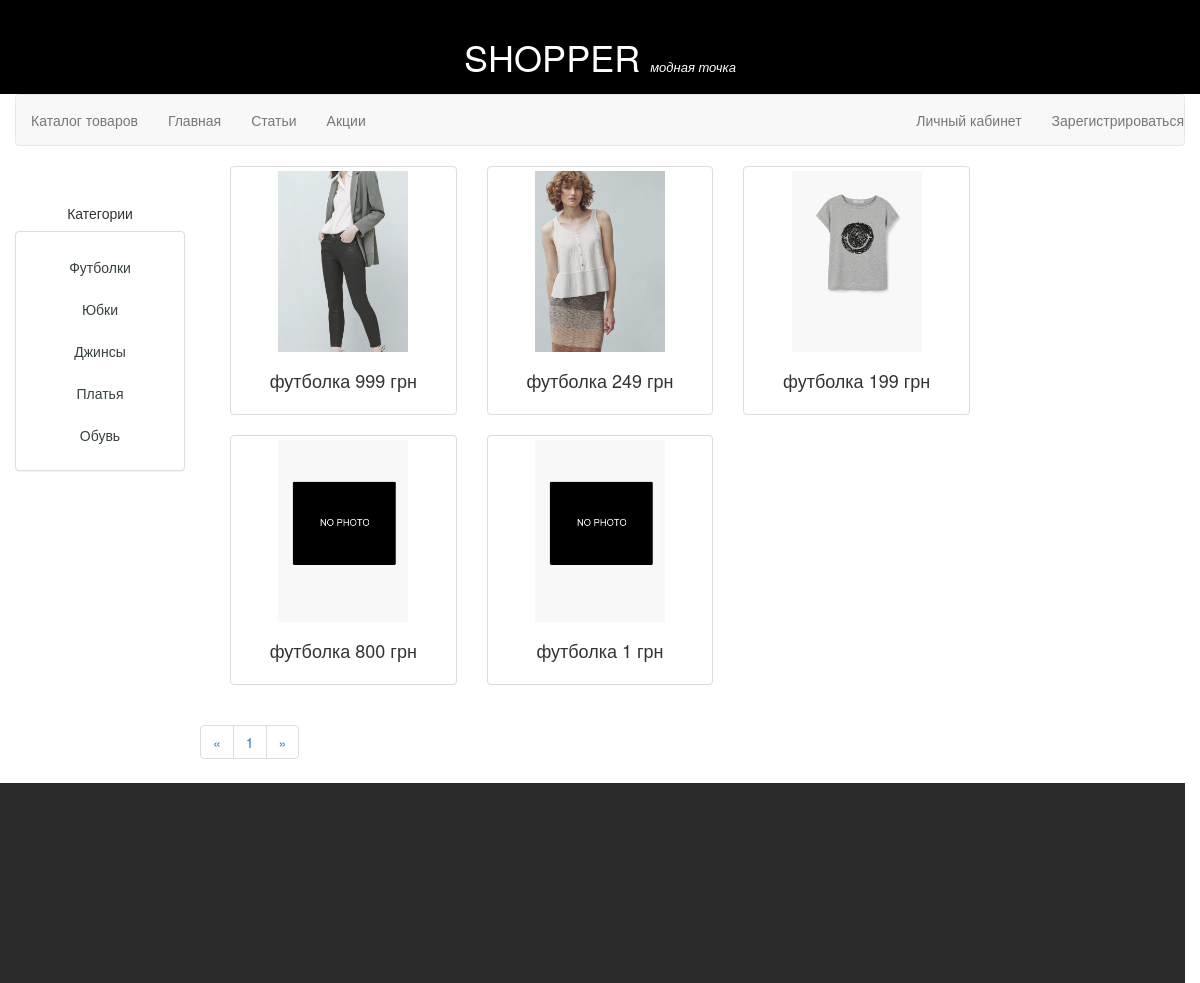
Before: /product?cat=208 with the older database file.
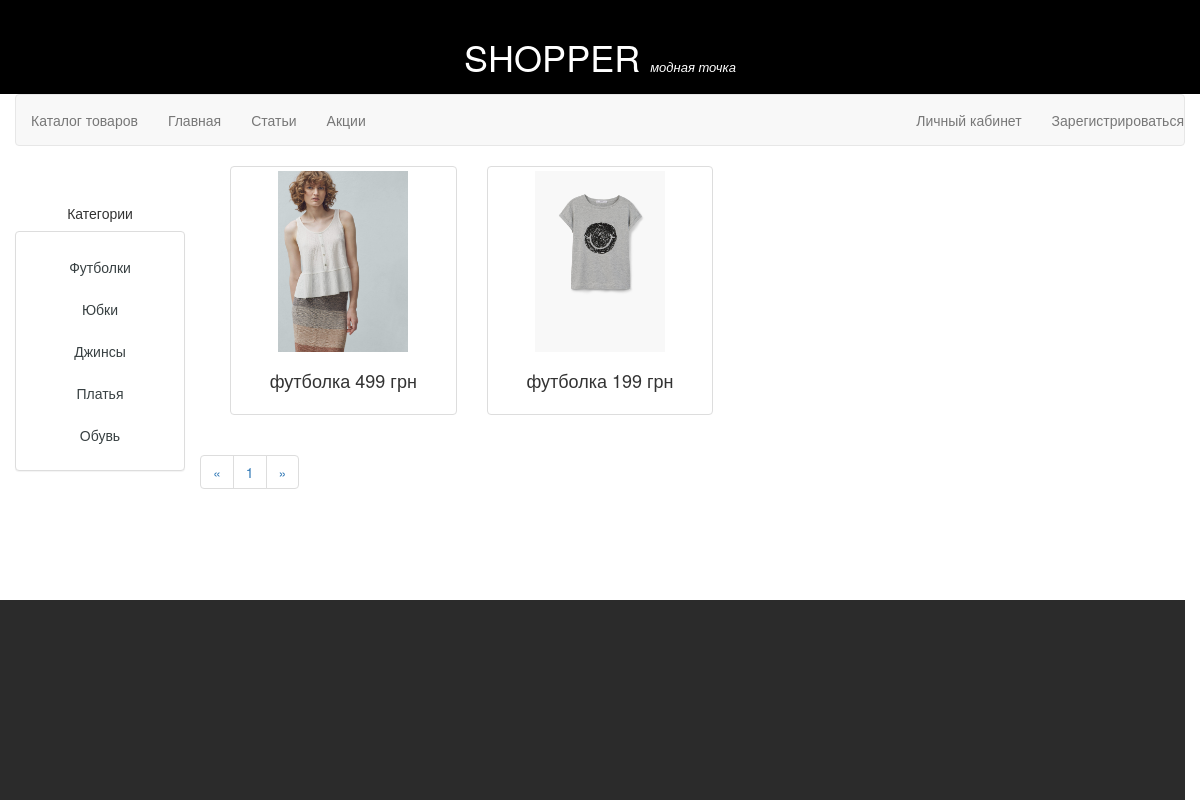
After: the same page with the newer database file.
### tables this page shows
CREATE TABLE IF NOT EXISTS `families` (
  `type` int(11) NOT NULL,
  `family` varchar(70) NOT NULL,
  `category_name` varchar(50) NOT NULL,
  PRIMARY KEY (`type`)
);

CREATE TABLE IF NOT EXISTS `product` (
  `id` int(11) NOT NULL AUTO_INCREMENT,
  `name` varchar(30) NOT NULL,
  `description` tinytext NOT NULL,
  `type` int(11) NOT NULL,
  `price` float NOT NULL,
  PRIMARY KEY (`id`),
  KEY `type` (`type`)
);

### core/routing.php (called while the page is built, shortened)
<?php
include_once('core/db_script.php');
include_once('core/functions.php');
function routing($page){
	$controler  = select ('pages', 'page_name', array('page'=>$page));
	$sidebar_controler = select('right_sidebar','sidebar_page',array('main_page'=>$page));
	if ($sidebar_controler)
		$sidebar_controler=$sidebar_controler[0]['sidebar_page'];
include_once('models/parametres.php');
include_once('views/template_view.php');
}
?>

### core/core.php (called while the page is built)
<?php
include_once 'core/routing.php';
include_once "core/functions.php";
function page_load(){
	$page = getPage();
	routing($page);
}
function getPage(){
	$array = explode('/',$_SERVER['REQUEST_URI']);
	$page = $array[1];
	$page = trim_parameters($page);
	if ($page){
		$result = $page;
	}
	else $result ='main';
	return $result;
}
function trim_parameters($page){
	$array = explode('?',$page);
	return $array[0];
}
?>

### index.php (called while the page is built)
<?php
include_once ("core/core.php");
page_load();
?>

### core/db_script.php (called while the page is built, shortened)
<?php
function get_connection(){
	return mysqli_connect('127.0.0.1','root','','myfirstshop');
}
function select($table, $what='*', $where='', $add=""){
	if (!empty($where))
	{
		foreach($where as $key=>$value){
			$where_sql.="$and $key='$value' ";
			if (!$and)
				$and=' and ';
		}
		$where_sql='where '.$where_sql;
	}
	$query="SELECT $what FROM $table $where_sql $add";
	$db_connection=get_connection();
	mysqli_set_charset($db_connection,'utf8');
	$result = mysqli_query($db_connection,$query);
	if ($result && mysqli_num_rows($result)){
		while ($row=mysqli_fetch_assoc($result))
			$rows[]=$row;
	}
	else {
		$rows='';
	}
	return $rows;
}

### controllers/main_view_sidebar_controller.php (called while the page is built)
<?php
include "models/category_model.php";
include "views/main_view_sidebar.php";
?>

### models/category_model.php (called while the page is built)
<?php
$categories = select ('families','category_name,type');
?>

### models/parametres.php (called while the page is built, shortened)
<?php
$_tmp = select('settings', '*' );
foreach ($_tmp as $v){
	extract($v);
	$parametr_array[$parameter]=$value;
}
extract($parametr_array);
$max_items_page = $max_rows_product*3;
?>

### models/product_list_model.php (called while the page is built, shortened)
<?php
if ($navigate=='product'){
	list($current_page,
		$prev_page,
		$next_page,
		$count_pages) = navPages($navigate, $max_items_page,$where);
	$startId = $max_items_page*($current_page-1);}
	if (!$product_list)
		$product_list = select('product','*',$where,"ORDER BY id asc
			LIMIT $startId, $max_items_page");
	if ($product_list){
	foreach($product_list as $k=>$v){
		$family = select ('families','family', array('type'=>$v['type']));
		$photo = select
		(
			'product_photo',
			'photo_url',
			array('id'=>$v['id']),
			"LIMIT 1"
			);
		if (!$photo){
			$product_list[$k]['photo'] = "";
		}
		else{
			$product_list[$k]['photo'] = $photo[0]['photo_url'];
		}
		$product_list[$k]['type']  = $family[0]['family'];
	}
}
	?>

### controllers/product_view_contoller.php (called while the page is built, shortened)
<?php
if ($_GET['cat']){
	$category =  $_GET['cat'];
	$navigate = 'product';
	$link='product';
	$idPage = '&cat='.$category;
	$where = array('type'=>$category);
}
include "models/product_list_model.php";
include "views/product_list_view.php";

### core/functions.php (called while the page is built, shortened)
<?php
function navPages($table, $max_items_page, $where=''){
	$count_posts = select ($table,'count(*)',$where);
	$count_pages = ceil($count_posts[0]['count(*)'] / $max_items_page) ;
	$current_page=1;
	$prev_page = ($current_page==1)?
	1:$current_page-1;
	$next_page = ($current_page==$count_pages)?
	$count_pages:$current_page+1;
	return array($current_page, $prev_page, $next_page, $count_pages);
}

### views/product_list_view.php (the view)
<?php
if ($product_list){?>
<?php foreach($product_list as $product){
	extract($product);
	?>
	<div class='col-md-4'>
		<a href='<?=$link?>?id=<?=$id;?>'>
			<div class="thumbnail">
				<img src='<?=($photo)?$photo:'uploads/img/no_photo.jpg';?>' class="prew">
				<div class="caption">
					<p class="h4 text-center"><?=$type?> <?=$price;?> грн</p>
				</div>
			</div>
		</a>
	</div>
	<?php
}
}
if ($navigate=='product')
	include "views/navigate_pages_view.php";

### views/template_view.php (shortened to what this page needs)
  <!DOCTYPE html>
  <html lang="ru_RU">
  <head>
    <link rel="stylesheet" media="screen" href="/views/css/bootstrap.min.css">
    <link rel="stylesheet" href="/views/css/style.css">
  </head>
  <body>
   <div class="container-fluid main">
    <div class="row header">
      <div class="col-xs-12 col-sm-12 col-md-12 col-lg-12">
        <div class="text-center">
         <a href="/main" class="btn head-logo" role="button"><h1>SHOPPER <span> модная точка</span></h1></a>
       </div>
     </div>
   </div>
   <div class="row">
     <div class="col-xs-12">
      <nav class="nav navbar-default navbar">
        <ul class="nav navbar-nav">
          <li > <a href="/product?id=all">Каталог товаров</a></li>
          <li ><a href="/">Главная</a></li>
          <li><a href="main?category=1">Статьи</a></li>
          <li><a href="main?category=2">Акции</a></li>
        </ul>
        <ul class="nav navbar-nav navbar-right">
          <li><a href="personal_cabinet">Личный кабинет <span class="text-info"><?=$user_name?></span></a></li>
          <?php if(!$user_name){?>
          <li><a href="registration">Зарегистрироваться </a></li>
          <?php } ?>
        </ul>
    </div>
  </div>
  <div class="row">
    <div class="col-md-2 col-sm-2 sidebar">
        <?php if ($sidebar_controler) include "controllers/".$sidebar_controler ?>
    </div>
    <div class="col-md-8">
      <?php include "controllers/".$controler ?>
    </div>
    <div class="col-md-2 col-sm-2 sidebar">
    </div>
  </div>
 </div>
  <div class="row footer">
    <div class="col-xs-12" >
    </div>
  </div>
</body>
</html>

### views/main_view_sidebar.php
<div class="row">
	<div class="col-xs-12 category-sidebar">
		<p class="h5 text-center">Категории</p>
		<div class="panel panel-default text-center">
			<div class="panel-body">
				<ul class="nav nav-pills nav-stacked">
					<?php if ($categories) foreach ($categories as $category){ ?>
					<li>
						<a href="product?cat=<?=$category['type']?>"><?=$category['category_name']?></a>
					</li>
					<?php }?>
				</ul>
			</div>
		</div>
	</div>
</div>

### views/navigate_pages_view.php
<div class="row block-center" style="clear:both">
  <nav >
    <ul class="pagination">
      <li>
        <a href="<?=$page?>?page=<?=$prev_page.$idPage?>" aria-label="Previous">
          <span aria-hidden="true">&laquo;</span>
        </a>
      </li>
      <?php for($i=1;$i<=$count_pages;$i++) { ?>
      <li><a href="<?=$page?>?page=<?=$i.$idPage?>"><?=$i?></a></li>
      <?php } ?>
      <li>
        <a href="<?=$page?>?page=<?=$next_page.$idPage?>" aria-label="Next">
          <span aria-hidden="true">&raquo;</span>
        </a>
      </li>
    </ul>
  </nav>
</div>

### views/css/style.css (style rules this page uses)
* { margin:0; padding: 0; }
html,body { height: 100%; min-height: 100%; }
.header { background: black; color:white; }
.main { min-height: 100%; }
h1>span { font-size:small; font-style:italic; }
.footer { height: 200px; width: 100%; margin-top: -200px; background: #2B2B2B; clear:both; }
.prew { width:60%; }
.navbar a { color:black; }
.btn { color:black; background: white; border-color:black; margin-top:10px; }
a { color:#384042; }
.category-sidebar { margin-top:30px; }
.head-logo { color:white; background: black; border-color: black; }

Changed rows visible on the page:
no longer on this page (row edited): product: shows a picture, type "футболка", price "999"
removed product: type "футболка", price "249"
removed product: type "футболка", price "800"
removed product: type "футболка", price "1"
added product: type "футболка", price "499"
